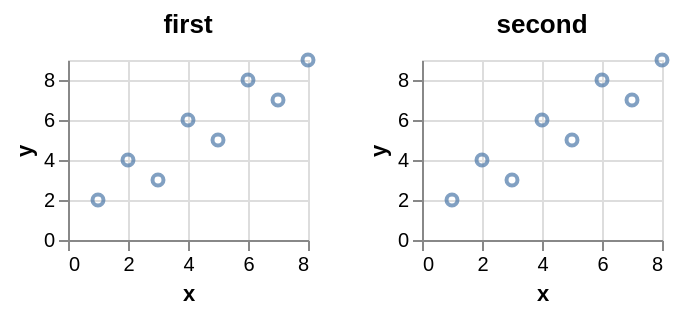

Write the Vega-Lite specification saved for this chart.
### Vega-Lite specification from a JSON file in a GitHub repository (floating-point values rounded to 4 significant figures)
{"$schema": "https://vega.github.io/schema/vega-lite/v6.json", "padding": 5, "autosize": "pad", "data": {"name": "table", "values": [{"c": "A", "g": "p", "x": 1, "y": 2, "v": 5, "t": "2024-01-15", "o": {"v": 3}, "IMDB Rating": 6.1, "d": "x1"}, {"c": "B", "g": "q", "x": 2, "y": 4, "v": 9, "t": "2024-02-20", "o": {"v": 7}, "IMDB Rating": 7.4, "d": "x2"}, {"c": "A", "g": "q", "x": 3, "y": 3, "v": 2, "t": "2024-03-05", "o": {"v": 1}, "IMDB Rating": 5.2, "d": "x1"}, {"c": "C", "g": "p", "x": 4, "y": 6, "v": 7, "t": "2024-05-30", "o": {"v": 4}, "IMDB Rating": 8.8, "d": "x3"}, {"c": "B", "g": "p", "x": 5, "y": 5, "v": 4, "t": "2024-07-11", "o": {"v": 9}, "IMDB Rating": 6.9, "d": "x2"}, {"c": "C", "g": "q", "x": 6, "y": 8, "v": 6, "t": "2024-09-02", "o": {"v": 2}, "IMDB Rating": 7.7, "d": "x3"}, {"c": "A", "g": "p", "x": 7, "y": 7, "v": 8, "t": "2024-11-25", "o": {"v": 5}, "IMDB Rating": 4.4, "d": "x1"}, {"c": "B", "g": "q", "x": 8, "y": 9, "v": 3, "t": "2024-12-31", "o": {"v": 8}, "IMDB Rating": 9.1, "d": "x2"}]}, "hconcat": [{"mark": "point", "width": 120, "height": 90, "encoding": {"x": {"field": "x", "type": "quantitative"}, "y": {"field": "y", "type": "quantitative"}}, "title": "first"}, {"mark": "point", "width": 120, "height": 90, "encoding": {"x": {"field": "x", "type": "quantitative"}, "y": {"field": "y", "type": "quantitative"}}, "title": "second"}]}
